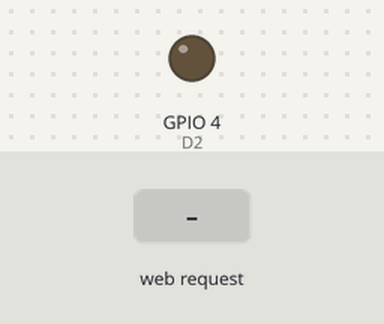
A sketch run on a simulated ESP8266 (NodeMCU). Shown: output pins drawn as LEDs (lit = HIGH). Inputs (shaded band) come from the test bench. WiFi joins after 1.5 s; servers stay silent unless stated; what the sketch prints to the serial monitor is not drawn.

Above: at 2.8 s.
2.9 s: HTTP request GET /led1on received
At 4.0 s:
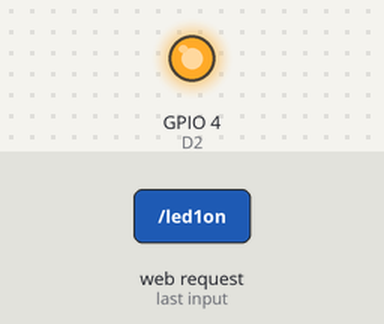
4.4 s: HTTP request GET /led1off received
At 5.2 s:
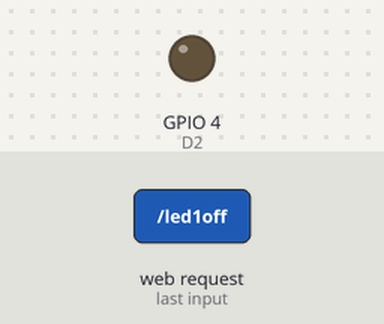
Timing chart, 0 to 7.4 s (numbered marks = the images above; inputs shaded):
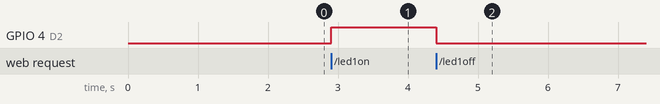

Measured:
- after the input at 2.9 s, GPIO 4 (D2): LOW → HIGH at once
- after the input at 4.4 s, GPIO 4 (D2): HIGH → LOW at once

The sketch:

nodemcu_appcontrol.ino
```cpp
#include <ESP8266WiFi.h>
#include <ESP8266WebServer.h>


ESP8266WebServer server(80); // 80 is the port number

const char* ssid = "POCO X2";
const char* password = "cb089fe710fb";
const char* ssid1 = "Honor 7X_98DD";
const char* password1 = "e47447ef";


String ledon,ledoff,led1on,led1off;

void Redon()
{
  digitalWrite(4, HIGH);
  server.send(200, "text/html", ledon);
}

void Redoff()
{
  digitalWrite(4, LOW);
  server.send(200, "text/html", ledoff);
}

void yellowon()
{
  digitalWrite(14, HIGH);
  server.send(200, "text/html", led1on);
}

void yellowoff()
{
  digitalWrite(14, LOW);
  server.send(200, "text/html", led1off);
}

void setup() {

  Serial.begin(9600);
  WiFi.mode(WIFI_STA);
  WiFi.begin(ssid, password);

  while (WiFi.status() != WL_CONNECTED){
    delay(200);
    Serial.print("..");

  }
  Serial.println();
  Serial.println("NodeMCU is connected!");
  Serial.println(WiFi.localIP());

  server.on("/led1on", Redon);
  server.on("/led1off", Redoff);
  server.on("/led2on", yellowon);
  server.on("/led2off", yellowoff);

  server.begin();

  pinMode(14, OUTPUT);//D5
  pinMode(4, OUTPUT);//D2

  digitalWrite(14, LOW);
  digitalWrite(4, LOW);

}

void loop()
{
  server.handleClient();
  delay(1);
}
```
